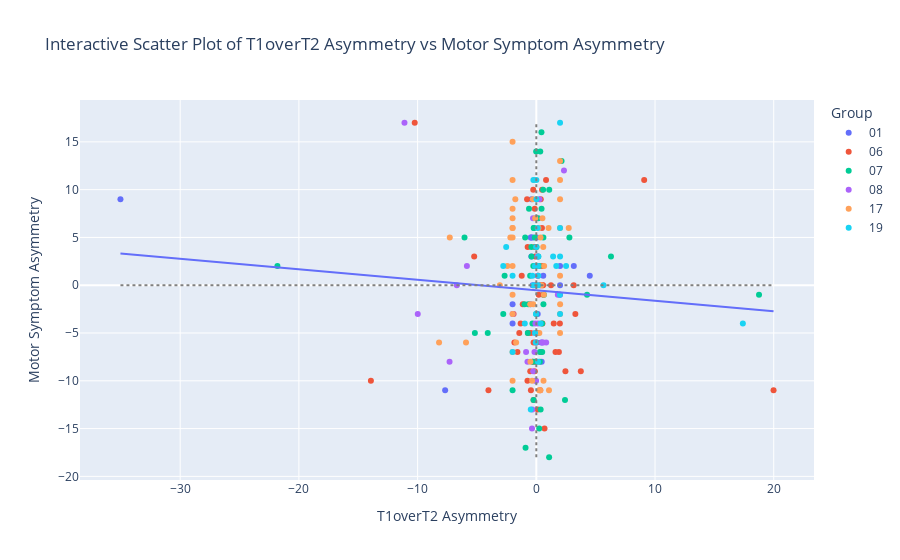

Notebook code for this chart:
### Code cell
#df_intersection_filtered = df_intersection[df_intersection.index.str.startswith("01-")]
import statsmodels.api as sm

import plotly.express as px


# Filter out subjects with T1overT2_asymetry_seg greater than 100
df_intersection = df_intersection[df_intersection['T1overT2_asymetry_seg'] <= 50]
df_intersection = df_intersection[df_intersection['T1overT2_asymetry_seg'] > -50]

# Create groups based on the first two characters of the index
df_intersection['Group'] = df_intersection.index.str.slice(0, 2)

# Filter out rows where motor_symptom_asymetry is greater than 1 or less than -1
#df_intersection = df_intersection[(df_intersection['motor_symptom_asymetry'] <= 1) & (df_intersection['motor_symptom_asymetry'] >= -1)]
# Create an interactive scatter plot with Plotly
fig = px.scatter(
    df_intersection,
    y='motor_symptom_asymetry',
    x='T1overT2_asymetry_seg',
    color='Group',  # Use 'Group' column to assign colors
    hover_name=df_intersection.index,
    labels={
        'T1overT2_asymetry_seg': 'T1overT2 Asymmetry',
        'motor_symptom_asymetry': 'Motor Symptom Asymmetry'
    },
    title="Interactive Scatter Plot of T1overT2 Asymmetry vs Motor Symptom Asymmetry"
)

#Ajouter les axes x=0 et y=0 en gris pointillé
fig.add_shape(
    type="line",
    x0=df_intersection['T1overT2_asymetry_seg'].min(),
    x1=df_intersection['T1overT2_asymetry_seg'].max(),
    y0=0, y1=0,
    line=dict(color="gray", dash="dot")
)

fig.add_shape(
    type="line",
    x0=0, x1=0,
    y0=df_intersection['motor_symptom_asymetry'].min(),
    y1=df_intersection['motor_symptom_asymetry'].max(),
    line=dict(color="gray", dash="dot")
)

# Calculer la droite de régression
X = df_intersection['T1overT2_asymetry_seg']
y = df_intersection['motor_symptom_asymetry']
X = sm.add_constant(X)  # Ajouter une constante pour le modèle
model = sm.OLS(y, X).fit()
df_intersection['regression_line'] = model.predict(X)

# Ajouter la droite de régression au graphique
fig.add_trace(
    px.line(
        df_intersection,
        x='T1overT2_asymetry_seg',
        y='regression_line'
    ).data[0]
)
# Calculer le R² et la p-value
r_squared = model.rsquared
p_value = model.pvalues.iloc[1]

# Afficher les résultats
print(f"R²: {r_squared:.4f}")
print(f"P-value: {p_value:.4e}")

fig.write_image("/NAS/deathrow/protocoles/predistim/screenshots/scatter_R2_vs_motor_symptom_asymmetry.png")

fig.show()

### Figure 1 — Plotly figure (JSON) as saved in the notebook; plotly's stock layout.template omitted (floating-point values rounded to 4 significant figures; data arrays with more than 128 entries replaced by an {"elided": "..."} marker saying what was removed)
{"data": [{"hovertemplate": "<b>%{hovertext}</b><br><br>Group=01<br>T1overT2 Asymmetry=%{x}<br>Motor Symptom Asymmetry=%{y}<extra></extra>", "hovertext": ["01-019", "01-035", "01-034", "01-040", "01-039", "01-018", "01-011", "01-038", "01-045", "01-028", "01-029", "01-015", "01-026", "01-030", "01-027", "01-017", "01-031", "01-016", "01-025", "01-023", "01-020", "01-046", "01-044", "01-037", "01-048"], "legendgroup": "01", "marker": {"color": "#636efa", "symbol": "circle"}, "mode": "markers", "name": "01", "orientation": "v", "showlegend": true, "type": "scatter", "x": [-0.4905, 2.0, 0.5846, -0.03723, -2, -0.4398, 0.454, 3.158, 0.06986, -35.03, 0.04421, 0.4232, 0.1175, 4.504, -2, -0.4648, 0.01924, -0.318, 0.3164, -7.679, -0.4186, -0.3979, 2, 2, -0.3121], "xaxis": "x", "y": [-2, -1, 1, 4, -2, 5, -8, 2, -5, 9, 5, -6, -3, 1, -4, 5, -6, 0, 0, -11, 3, 9, 2, 0, 5], "yaxis": "y"}, {"hovertemplate": "<b>%{hovertext}</b><br><br>Group=06<br>T1overT2 Asymmetry=%{x}<br>Motor Symptom Asymmetry=%{y}<extra></extra>", "hovertext": ["06-010", "06-016", "06-021", "06-025", "06-034", "06-029", "06-078", "06-012", "06-003", "06-027", "06-058", "06-086", "06-043", "06-055", "06-061", "06-067", "06-037", "06-024", "06-087", "06-092", "06-038", "06-023", "06-051", "06-057", "06-082", "06-039", "06-052", "06-091", "06-048", "06-073", "06-085", "06-047", "06-033", "06-056", "06-001", "06-064", "06-071", "06-042", "06-081", "06-011", "06-022", "06-014", "06-026", "06-065", "06-080", "06-060", "06-090", "06-004", "06-072", "06-045", "06-007", "06-050", "06-083", "06-053", "06-093", "06-019"], "legendgroup": "06", "marker": {"color": "#EF553B", "symbol": "circle"}, "mode": "markers", "name": "06", "orientation": "v", "showlegend": true, "type": "scatter", "x": [-1.322, 1.24, 0.3289, 0.5072, -0.1247, 3.75, -0.4545, 1.904, 3.288, 0.5148, -0.2335, 1.469, 0.1174, -1.433, -0.1308, 9.087, 3.147, -0.4606, -0.7783, -0.7293, -0.2982, -1.916, 1.985, -1.229, -5.233, 1.615, 0.1176, -0.2567, 19.99, 0.4007, -0.7061, -0.09148, -0.02233, 0.376, 0.6914, -0.1373, -4.032, -0.2296, 0.2015, -1.846, 0.5816, 0.475, -0.1539, -13.93, 0.01368, 0.8205, -10.24, 0.5212, -0.5095, 0.573, 0.4839, -1.143, -1.589, 0.4022, 2.453, -0.7447], "xaxis": "x", "y": [-4, 0, -11, 2, -9, -9, -11, -7, -3, -4, -12, -4, -13, -5, 8, 11, 0, -5, 9, 4, -8, -3, -4, 1, 3, -7, 1, 10, -11, 0, -5, 3, -6, 9, -15, 4, -11, -6, -1, -6, -1, 6, -8, -10, 7, 11, 17, 0, -9, 0, 10, -2, -7, -7, -9, -10], "yaxis": "y"}, {"hovertemplate": "<b>%{hovertext}</b><br><br>Group=07<br>T1overT2 Asymmetry=%{x}<br>Motor Symptom Asymmetry=%{y}<extra></extra>", "hovertext": ["07-015", "07-019", "07-029", "07-039", "07-053", "07-058", "07-081", "07-092", "07-098", "07-021", "07-040", "07-046", "07-044", "07-048", "07-071", "07-056", "07-082", "07-087", "07-099", "07-073", "07-064", "07-083", "07-016", "07-045", "07-049", "07-067", "07-063", "07-035", "07-020", "07-054", "07-024", "07-066", "07-047", "07-088", "07-022", "07-038", "07-097", "07-095", "07-077", "07-050", "07-025", "07-062", "07-093", "07-065", "07-014", "07-057", "07-042", "07-059", "07-090", "07-069", "07-027", "07-028", "07-037"], "legendgroup": "07", "marker": {"color": "#00cc96", "symbol": "circle"}, "mode": "markers", "name": "07", "orientation": "v", "showlegend": true, "type": "scatter", "x": [0.3336, -0.233, 0.2442, -0.325, -0.5194, -4.092, 18.76, -2.672, 0.3016, 6.29, 1.088, -6.048, -2.0, -0.6806, 2.788, -0.1342, 0.2453, -0.01727, -0.9063, 0.1627, 0.3645, -0.3189, -0.3985, 0.4965, 0.4424, 0.02164, -0.2546, -5.176, 0.5728, 0.433, -0.2236, 0.17, -0.6164, -0.007014, 0.4878, -0.0138, 0.5962, -0.9377, 0.6441, 1.078, 4.273, -0.7178, 2.417, 0.1391, -0.9969, -21.81, 0.5998, 2.127, -2.783, -0.1988, -0.4145, -0.009757, 0.2965], "xaxis": "x", "y": [14, -12, 2, -4, 1, -5, -1, 1, -7, 3, 10, 5, -11, -2, 5, 5, -15, 0, -17, 3, -13, -8, 3, -7, 8, 4, 2, -5, 10, 16, 6, 7, 8, -3, -4, 14, 5, 5, -1, -18, -1, -5, -12, -5, -2, 2, -2, 13, -3, 6, 4, -8, -8], "yaxis": "y"}, {"hovertemplate": "<b>%{hovertext}</b><br><br>Group=08<br>T1overT2 Asymmetry=%{x}<br>Motor Symptom Asymmetry=%{y}<extra></extra>", "hovertext": ["08-005", "08-017", "08-023", "08-028", "08-036", "08-010", "08-012", "08-011", "08-019", "08-032", "08-008", "08-001", "08-007", "08-009", "08-020", "08-022", "08-014", "08-013", "08-031", "08-004", "08-003", "08-016", "08-030", "08-035", "08-033", "08-006", "08-024"], "legendgroup": "08", "marker": {"color": "#ab63fa", "symbol": "circle"}, "mode": "markers", "name": "08", "orientation": "v", "showlegend": true, "type": "scatter", "x": [-0.1756, 0.1112, -9.987, -6.695, -11.11, -0.3324, -0.2623, 0.5768, -0.07196, 0.8306, -0.0831, 2.33, -0.01684, 0.1019, -0.2771, 1.813, -7.309, 0.4885, 0.1449, -0.3627, -5.847, -0.7446, -1.989, -0.8609, -0.08553, 0.2628, -0.1531], "xaxis": "x", "y": [0, 1, -3, 0, 17, -13, -9, -6, -4, -6, -10, 12, -10, 3, 7, -1, -8, -6, -4, -15, 2, -8, -3, -7, -5, 9, -7], "yaxis": "y"}, {"hovertemplate": "<b>%{hovertext}</b><br><br>Group=17<br>T1overT2 Asymmetry=%{x}<br>Motor Symptom Asymmetry=%{y}<extra></extra>", "hovertext": ["17-010", "17-020", "17-024", "17-030", "17-032", "17-040", "17-043", "17-050", "17-071", "17-004", "17-068", "17-029", "17-041", "17-077", "17-079", "17-006", "17-017", "17-038", "17-047", "17-066", "17-061", "17-080", "17-078", "17-011", "17-014", "17-019", "17-003", "17-027", "17-016", "17-013", "17-008", "17-028", "17-026", "17-046", "17-069", "17-075", "17-049", "17-009", "17-015", "17-021", "17-033", "17-065", "17-018", "17-076", "17-023", "17-072", "17-035", "17-070", "17-073"], "legendgroup": "17", "marker": {"color": "#FFA15A", "symbol": "circle"}, "mode": "markers", "name": "17", "orientation": "v", "showlegend": true, "type": "scatter", "x": [-2, -2.0, 2.0, -0.4955, -2, 0.5842, -0.2629, -2, -2.438, 0.4226, 0.2301, -0.1585, -2.187, 2.73, -0.2902, -1.701, 2.0, 2, 2, 2, 1.03, -0.09324, -7.29, 2.004, 0.3551, -2.0, -2.0, 2, -2, 0.514, 2, 0.2579, 0.3403, -2.0, -0.3542, 0.6599, 0.606, -2.0, -3.073, -2.0, -2, -5.922, -2.0, -0.5136, 0.6392, -8.193, 0.1838, -1.768, 1.067], "xaxis": "x", "y": [-3, -1, 11, -8, -7, 4, -2, 7, 2, 0, -11, 11, 5, 6, 9, -6, -3, 6, 9, 13, 6, 7, 5, -2, 5, 5, 6, -5, 6, 7, 1, -5, -11, 11, -10, 2, -10, 2, 0, 8, -10, -6, 15, -2, -1, -6, 6, 9, -11], "yaxis": "y"}, {"hovertemplate": "<b>%{hovertext}</b><br><br>Group=19<br>T1overT2 Asymmetry=%{x}<br>Motor Symptom Asymmetry=%{y}<extra></extra>", "hovertext": ["19-010", "19-009", "19-012", "19-024", "19-026", "19-028", "19-045", "19-048", "19-008", "19-011", "19-023", "19-021", "19-030", "19-050", "19-049", "19-047", "19-015", "19-020", "19-025", "19-032", "19-003", "19-016", "19-037", "19-052", "19-005", "19-019", "19-022", "19-014", "19-001", "19-034", "19-013", "19-018", "19-051"], "legendgroup": "19", "marker": {"color": "#19d3f3", "symbol": "circle"}, "mode": "markers", "name": "19", "orientation": "v", "showlegend": true, "type": "scatter", "x": [0.1453, -0.02379, 0.1699, 1.416, 2, 2, 2.508, -2.785, 2, -0.05033, 1.982, 0.1698, -2, -2.538, -0.1032, 0.1591, -0.2463, -2, -0.2327, -0.01506, 0.00599, 2, -0.9705, 5.659, 0.145, 0.1172, 0.01379, 17.4, 0.3642, -0.4664, -0.1081, -0.3275, 1.683], "xaxis": "x", "y": [-8, -3, 1, 3, 3, 6, 2, 2, 17, -6, -1, 3, -7, 4, -5, 0, 11, 1, 0, 4, 11, -3, -4, 0, 2, 6, 9, -4, -4, -13, 2, 1, 2], "yaxis": "y"}, {"hovertemplate": "T1overT2_asymetry_seg=%{x}<br>regression_line=%{y}<extra></extra>", "legendgroup": "", "line": {"color": "#636efa", "dash": "solid"}, "marker": {"symbol": "circle"}, "mode": "lines", "name": "", "orientation": "v", "showlegend": false, "type": "scatter", "x": {"elided": "243 float values"}, "xaxis": "x", "y": {"elided": "243 float values"}, "yaxis": "y"}], "layout": {"legend": {"title": {"text": "Group"}, "tracegroupgap": 0}, "shapes": [{"line": {"color": "gray", "dash": "dot"}, "type": "line", "x0": -35.03, "x1": 19.99, "y0": 0, "y1": 0}, {"line": {"color": "gray", "dash": "dot"}, "type": "line", "x0": 0, "x1": 0, "y0": -18, "y1": 17}], "title": {"text": "Interactive Scatter Plot of T1overT2 Asymmetry vs Motor Symptom Asymmetry"}, "xaxis": {"anchor": "y", "domain": [0, 1], "title": {"text": "T1overT2 Asymmetry"}}, "yaxis": {"anchor": "x", "domain": [0, 1], "title": {"text": "Motor Symptom Asymmetry"}}}}
